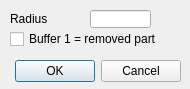
<?xml version="1.0" encoding="UTF-8"?>
<ui version="4.0">
 <class>CQDlgSimpleFilter_circularCut</class>
 <widget class="QDialog" name="CQDlgSimpleFilter_circularCut">
  <property name="geometry">
   <rect>
    <x>0</x>
    <y>0</y>
    <width>190</width>
    <height>89</height>
   </rect>
  </property>
  <property name="windowTitle">
   <string>Circular Cut</string>
  </property>
  <property name="locale">
   <locale language="English" country="UnitedStates"/>
  </property>
  <widget class="QDialogButtonBox" name="qqOkCancel">
   <property name="geometry">
    <rect>
     <x>10</x>
     <y>55</y>
     <width>171</width>
     <height>32</height>
    </rect>
   </property>
   <property name="standardButtons">
    <set>QDialogButtonBox::Cancel|QDialogButtonBox::Ok</set>
   </property>
  </widget>
  <widget class="QLabel" name="label">
   <property name="geometry">
    <rect>
     <x>10</x>
     <y>10</y>
     <width>81</width>
     <height>18</height>
    </rect>
   </property>
   <property name="text">
    <string>Radius</string>
   </property>
  </widget>
  <widget class="QLineEdit" name="qqRadius">
   <property name="geometry">
    <rect>
     <x>90</x>
     <y>10</y>
     <width>61</width>
     <height>18</height>
    </rect>
   </property>
  </widget>
  <widget class="QCheckBox" name="qqInverse">
   <property name="geometry">
    <rect>
     <x>10</x>
     <y>30</y>
     <width>191</width>
     <height>18</height>
    </rect>
   </property>
   <property name="focusPolicy">
    <enum>Qt::StrongFocus</enum>
   </property>
   <property name="text">
    <string>Buffer 1 = removed part</string>
   </property>
  </widget>
 </widget>
 <tabstops>
  <tabstop>qqRadius</tabstop>
  <tabstop>qqInverse</tabstop>
  <tabstop>qqOkCancel</tabstop>
 </tabstops>
 <resources/>
 <connections/>
</ui>
